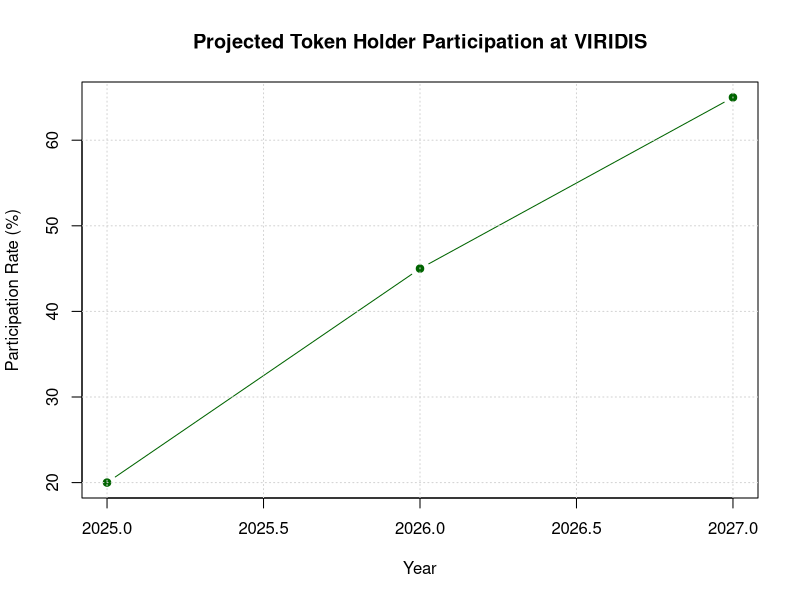
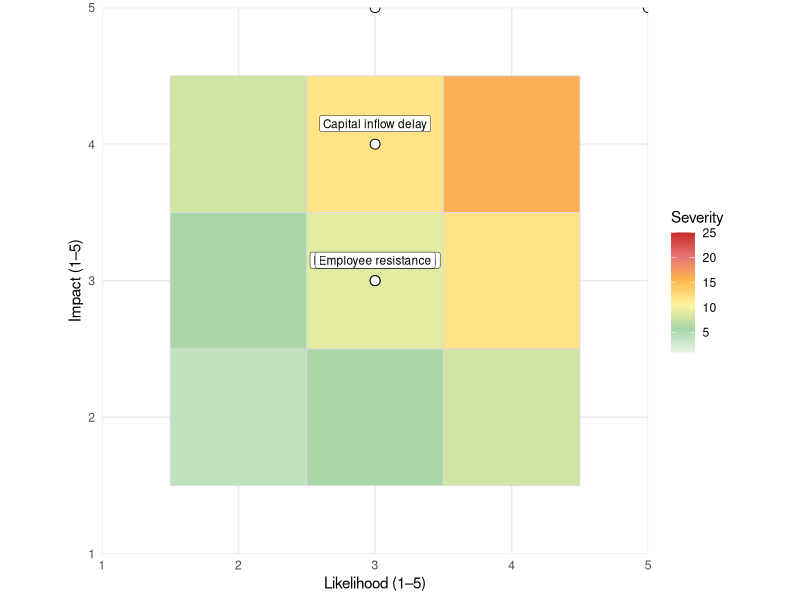
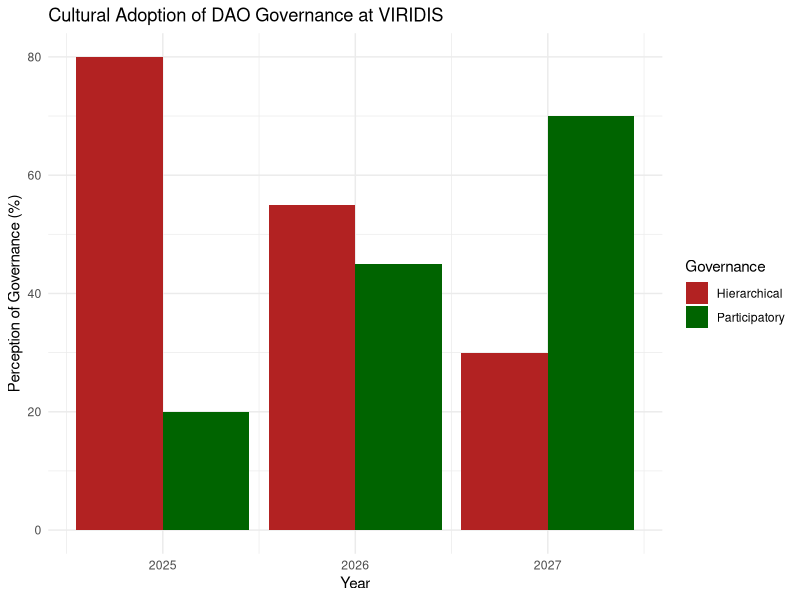
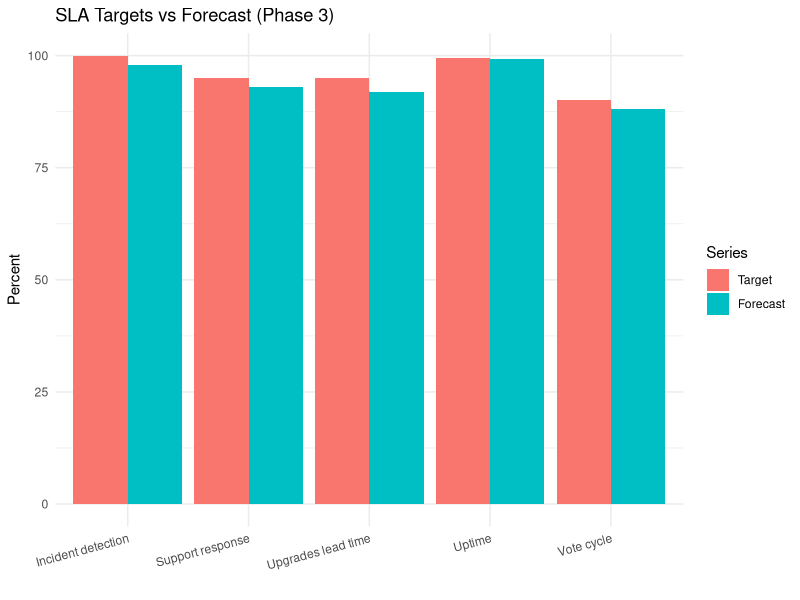
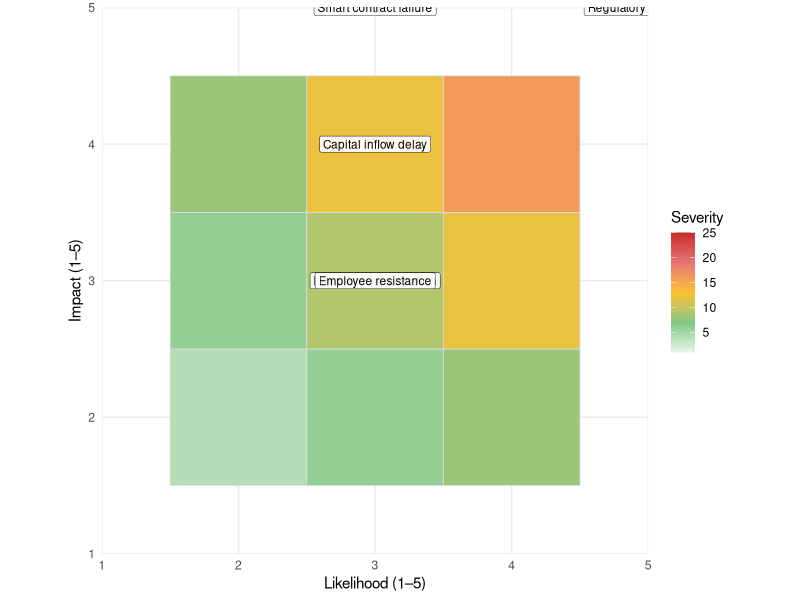
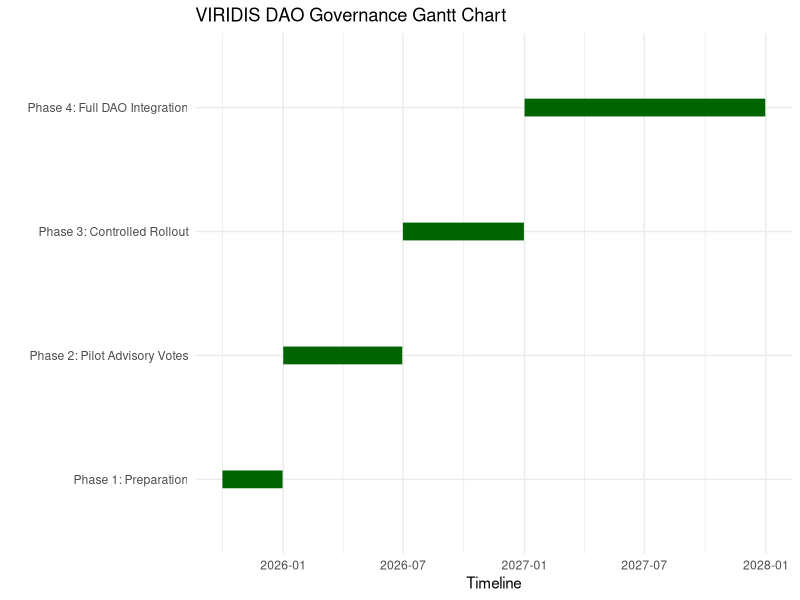
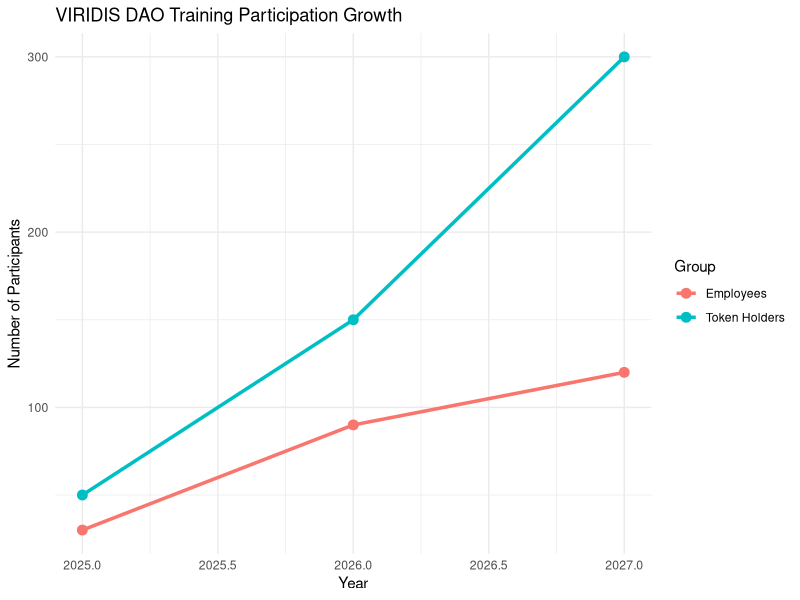
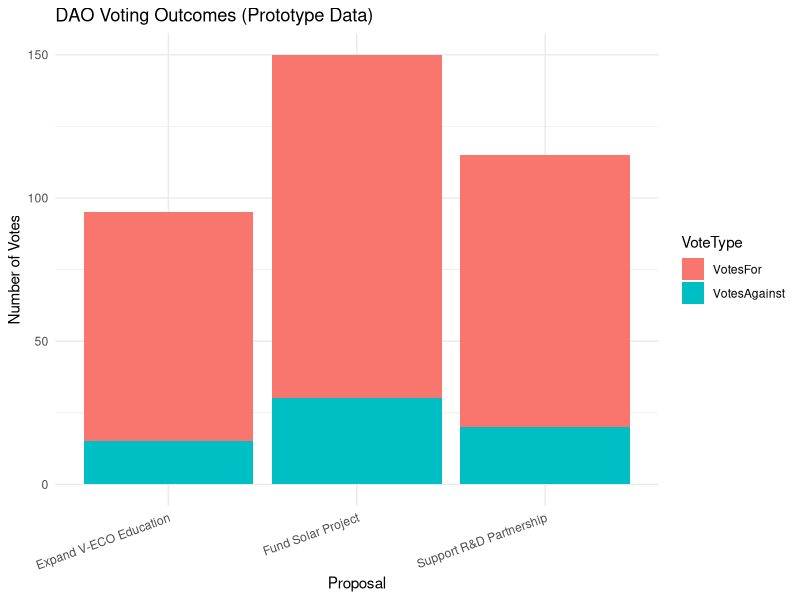

Recreate these plots in R, in order.
## ---- chunk 1
#| label: participation-projection
#| fig-cap: "Projected increase in token holder participation rate 2025–2027."
#| echo: false
#| warning: false
#| message: false

years <- c(2025, 2026, 2027)
participation <- c(20, 45, 65) # projected % of active token holders

plot(years, participation, type="b", pch=19, col="darkgreen",
     xlab="Year", ylab="Participation Rate (%)",
     main="Projected Token Holder Participation at VIRIDIS")
grid()
## ---- chunk 2
#| label: risk-heatmap-impl-fixed
#| fig-cap: "Risk heatmap for DAO-enabled governance at VIRIDIS (Phase 3 focus)."
#| echo: false
#| warning: false
#| message: false
#| fig-align: center
#| fig-width: 5.5
#| fig-height: 4.2

library(ggplot2)

# Base 5x5 grid (ensures both axes render correctly and proportionally)
grid <- expand.grid(Likelihood = 1:5, Impact = 1:5)
grid$Severity <- grid$Likelihood * grid$Impact

# Risks (force numeric to avoid accidental factor/character coercion)
risks <- data.frame(
  Risk = c("Smart contract failure", "Regulatory uncertainty",
           "Low token participation", "Employee resistance",
           "Capital inflow delay"),
  Likelihood = as.numeric(c(3, 5, 3, 3, 3)),
  Impact = as.numeric(c(5, 5, 3, 3, 4))
)

ggplot() +
  # Background heat tiles to anchor the matrix (color for clarity)
  geom_tile(
    data = grid,
    aes(x = Likelihood, y = Impact, fill = Severity),
    color = "grey85", linewidth = 0.3
  ) +
  scale_fill_gradientn(
    name = "Severity",
    colors = c("#E8F5E9", "#A5D6A7", "#FFF59D", "#FFB74D", "#E57373", "#C62828")
  ) +
  # Risk markers and labels (slight nudge to reduce overlap)
  geom_point(
    data = risks,
    aes(x = Likelihood, y = Impact),
    shape = 21, size = 3, stroke = 0.5, fill = "white", color = "black"
  ) +
  geom_label(
    data = risks,
    aes(x = Likelihood, y = Impact, label = Risk),
    size = 3, label.size = 0.15, alpha = 0.95, fill = "white",
    nudge_y = 0.15
  ) +
  scale_x_continuous(breaks = 1:5, limits = c(1, 5), expand = c(0, 0)) +
  scale_y_continuous(breaks = 1:5, limits = c(1, 5), expand = c(0, 0)) +
  coord_fixed() +
  labs(x = "Likelihood (1–5)", y = "Impact (1–5)") +
  theme_minimal() +
  theme(
    legend.position = "right",
    panel.grid.minor = element_blank()
  )
## ---- chunk 3
#| label: culture-shift
#| fig-cap: "Projected cultural shift from hierarchical to participatory governance at VIRIDIS (2025–2027)."
#| echo: false
#| warning: false
#| message: false

years <- c(2025, 2026, 2027)
hierarchical <- c(80, 55, 30)   # % of decisions perceived as hierarchical
participatory <- c(20, 45, 70)  # % perceived as participatory

data <- data.frame(
  Year = rep(years, 2),
  Value = c(hierarchical, participatory),
  Governance = rep(c("Hierarchical", "Participatory"), each=3)
)

library(ggplot2)
ggplot(data, aes(x=Year, y=Value, fill=Governance)) +
  geom_bar(stat="identity", position="dodge") +
  labs(title="Cultural Adoption of DAO Governance at VIRIDIS",
       x="Year", y="Perception of Governance (%)") +
  scale_fill_manual(values=c("Hierarchical"="firebrick","Participatory"="darkgreen")) +
  theme_minimal()
## ---- chunk 4
#| label: maintenance-sla-plot-gp4-01
#| fig-cap: "Planned SLA compliance across core capabilities (prototype data)."
#| echo: false
#| warning: false
#| message: false

cap <- c("Incident detection","Upgrades lead time","Uptime","Vote cycle","Support response")
target <- c(100, 95, 99.5, 90, 95)          # % target compliance
forecast <- c(98, 92, 99.2, 88, 93)         # % forecast Phase 3

df <- data.frame(Capability = cap,
                 Target = target,
                 Forecast = forecast)

library(ggplot2)
library(reshape2)
m <- melt(df, id.vars = "Capability", variable.name = "Series", value.name = "Percent")

ggplot(m, aes(x = Capability, y = Percent, fill = Series)) +
  geom_bar(stat = "identity", position = "dodge") +
  ylim(0, 100) +
  labs(x = "", y = "Percent", title = "SLA Targets vs Forecast (Phase 3)") +
  theme_minimal() +
  theme(axis.text.x = element_text(angle = 15, hjust = 1))
## ---- chunk 5
#| label: risk-heatmap-appx-color
#| fig-cap: "Risk heatmap for DAO-enabled governance at VIRIDIS."
#| echo: false
#| warning: false
#| message: false
#| fig-align: center

library(ggplot2)

# Base 5x5 grid
grid <- expand.grid(
  Likelihood = 1:5,  # 1 = Low ... 5 = High
  Impact = 1:5
)
grid$Severity <- grid$Likelihood * grid$Impact  # 1..25

# Risks positioned on the matrix
risks <- data.frame(
  Risk = c("Smart contract failure", "Regulatory uncertainty",
           "Low token participation", "Employee resistance",
           "Capital inflow delay"),
  Likelihood = c(3, 5, 3, 3, 3),
  Impact = c(5, 5, 3, 3, 4)
)

ggplot() +
  # Color heatmap background (colorblind-friendly ramp)
  geom_tile(
    data = grid,
    aes(x = Likelihood, y = Impact, fill = Severity),
    color = "grey85", linewidth = 0.3
  ) +
  scale_x_continuous(breaks = 1:5, limits = c(1,5), expand = c(0,0)) +
  scale_y_continuous(breaks = 1:5, limits = c(1,5), expand = c(0,0)) +
  scale_fill_gradientn(
    name = "Severity",
    colors = c("#E8F5E9","#81C784","#FBC02D","#E57373","#C62828")
  ) +
  # Risk markers and labels
  geom_point(
    data = risks,
    aes(x = Likelihood, y = Impact),
    shape = 21, size = 3, stroke = 0.5, fill = "white", color = "black"
  ) +
  geom_label(
    data = risks,
    aes(x = Likelihood, y = Impact, label = Risk),
    size = 3, label.size = 0.15, alpha = 0.9, fill = "white"
  ) +
  labs(x = "Likelihood (1–5)", y = "Impact (1–5)") +
  coord_fixed() +
  theme_minimal() +
  theme(
    legend.position = "right",
    panel.grid.minor = element_blank()
  )
## ---- chunk 6
#| label: gantt-chart
#| fig-cap: "Implementation timeline for DAO governance at VIRIDIS."
#| echo: false
#| warning: false
#| message: false

library(ggplot2)

phases <- data.frame(
  Phase = c("Phase 1: Preparation",
            "Phase 2: Pilot Advisory Votes",
            "Phase 3: Controlled Rollout",
            "Phase 4: Full DAO Integration"),
  Start = as.Date(c("2025-10-01", "2026-01-01", "2026-07-01", "2027-01-01")),
  End   = as.Date(c("2025-12-31", "2026-06-30", "2026-12-31", "2027-12-31"))
)

ggplot(phases, aes(x=Start, xend=End, y=Phase, yend=Phase)) +
  geom_segment(linewidth=6, color="darkgreen") +
  labs(x="Timeline", y="", title="VIRIDIS DAO Governance Gantt Chart") +
  theme_minimal()
## ---- chunk 7
#| label: training-participation
#| fig-cap: "Projected growth of stakeholder training participation (2025–2027)."
#| echo: false
#| warning: false
#| message: false

years <- c(2025, 2026, 2027)
employees <- c(30, 90, 120)   # number trained
tokenholders <- c(50, 150, 300)

data <- data.frame(
  Year = rep(years, 2),
  Participants = c(employees, tokenholders),
  Group = rep(c("Employees", "Token Holders"), each=3)
)

library(ggplot2)
ggplot(data, aes(x=Year, y=Participants, group=Group, color=Group)) +
  geom_line(linewidth=1.2) +
  geom_point(size=3) +
  labs(title="VIRIDIS DAO Training Participation Growth",
       x="Year", y="Number of Participants") +
  theme_minimal()
## ---- chunk 8
#| label: dashboard-mock
#| fig-cap: "Prototype visualisation of the VIRIDIS governance dashboard."
#| echo: false
#| warning: false
#| message: false

library(ggplot2)

# Sample data: proposals and votes
proposals <- data.frame(
  Proposal = c("Fund Solar Project", "Support R&D Partnership", "Expand V-ECO Education"),
  VotesFor = c(120, 95, 80),
  VotesAgainst = c(30, 20, 15)
)

# Transform for stacked bar plot
library(reshape2)
df <- melt(proposals, id.vars="Proposal", variable.name="VoteType", value.name="Votes")

ggplot(df, aes(x=Proposal, y=Votes, fill=VoteType)) +
  geom_bar(stat="identity", position="stack") +
  labs(title="DAO Voting Outcomes (Prototype Data)",
       x="Proposal", y="Number of Votes") +
  theme_minimal() +
  theme(axis.text.x = element_text(angle=20, hjust=1))
